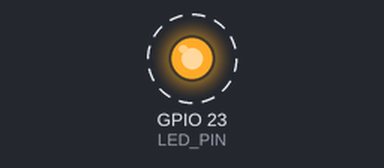
Bench run of a program on a simulated Raspberry Pi (BCM pin numbers). On the bench: output pins drawn as LEDs (lit = HIGH). Dashed ring = blinking. What the program prints to the terminal is not drawn. At 10.0 s the program stops and its outputs stay as they are.

Above: at 0.5 s.
Timing chart, 0 to 4.6 s (numbered marks = the images above):
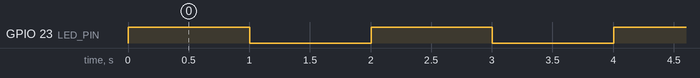

The program:

led_blink.py
```python
import pigpio
import time

pi = pigpio.pi()
LED_PIN = 23

pi.set_mode(LED_PIN, pigpio.OUTPUT)

for i in range(5):
    pi.write(LED_PIN, 1)
    print("LED ON")
    time.sleep(1)

    pi.write(LED_PIN, 0)
    print("LED OFF")
    time.sleep(1)

pi.stop()
print("LED blinking finished automatically.")
```

Measured:
- by itself, GPIO 23 (LED_PIN): alternates HIGH for 1.0 s and LOW for 1.0 s, 10 changes in all, then stays LOW
